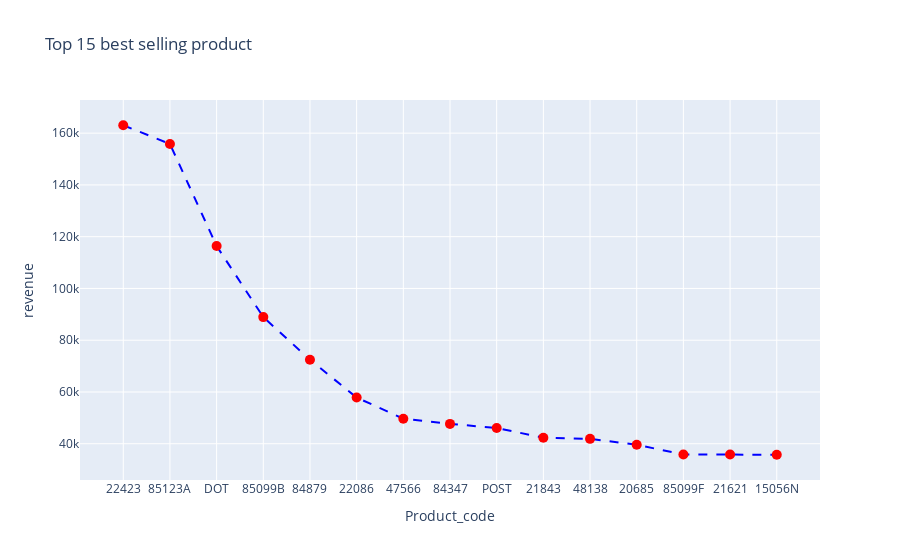

Notebook code for this chart:
### Code cell
top_15_selling_products_revenue = (
    df.groupby("StockCode")["revenue"]
    .sum()
    .reset_index()
    .sort_values(by="revenue", ascending= False)
    .head(15)
)

top_15_selling_products_revenue["StockCode"] = top_15_selling_products_revenue["StockCode"].astype(str)

fig = go.Figure(
    data=[
        go.Scatter(
            x = top_15_selling_products_revenue["StockCode"],
            y = top_15_selling_products_revenue["revenue"],
            mode="lines+markers",
            marker=dict(
                color="red",   # point color
                size=10,       # point size
                symbol="circle"  # shape: 'circle', 'square', 'diamond', 'cross', etc.
            ),
            line=dict(
                color="blue",  # line color
                width=2,       # line thickness
                dash="dash"    # line style: 'solid', 'dot', 'dash', 'longdash', 'dashdot'
            )
        )
    ]
)

fig.update_layout(
    title = "Top 15 best selling product",
    xaxis_title = "Product_code",
    yaxis_title = "revenue"
)

fig.show()

### Figure 1 — Plotly figure (JSON) as saved in the notebook; plotly's stock layout.template omitted (floating-point values rounded to 4 significant figures)
{"data": [{"line": {"color": "blue", "dash": "dash", "width": 2}, "marker": {"color": "red", "size": 10, "symbol": "circle"}, "mode": "lines+markers", "type": "scatter", "x": ["22423", "85123A", "DOT", "85099B", "84879", "22086", "47566", "84347", "POST", "21843", "48138", "20685", "85099F", "21621", "15056N"], "y": [163100.0, 155800.0, 116400.0, 88920.0, 72450.0, 57870.0, 49650.0, 47670.0, 46090.0, 42330.0, 41890.0, 39600.0, 35850.0, 35820.0, 35750.0]}], "layout": {"title": {"text": "Top 15 best selling product"}, "xaxis": {"title": {"text": "Product_code"}}, "yaxis": {"title": {"text": "revenue"}}}}
